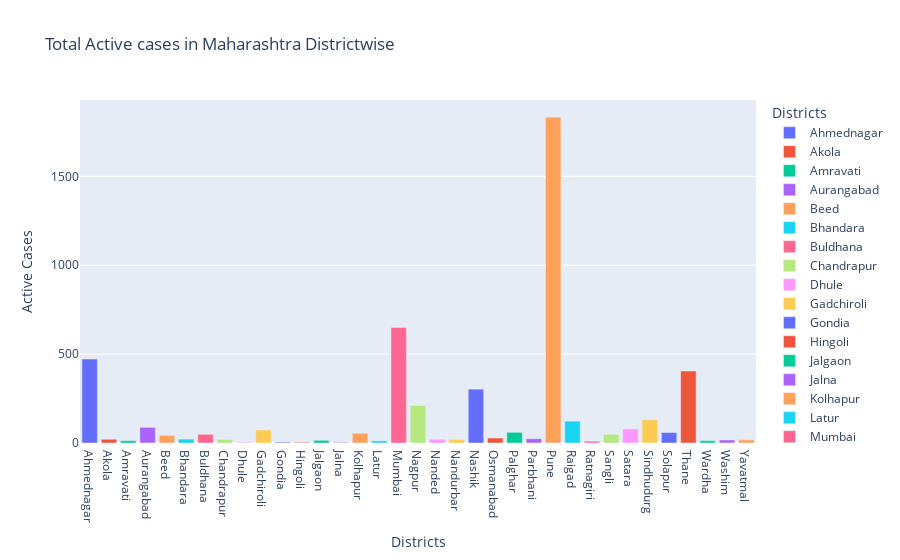

The notebook cell saved with this chart:
### Markdown cell above
**Total Active cases in Maharashtra Districtwise**

### Code cell
fig=px.bar(dataframe,x="Districts",y="Active Cases",title="Total Active cases in Maharashtra Districtwise",color='Districts')
fig.show()

### Figure 1 — Plotly figure (JSON) as saved in the notebook; plotly's stock layout.template omitted (floating-point values rounded to 4 significant figures)
{"data": [{"alignmentgroup": "True", "hovertemplate": "Districts=%{x}<br>Active Cases=%{y}<extra></extra>", "legendgroup": "Ahmednagar", "marker": {"color": "#636efa", "pattern": {"shape": ""}}, "name": "Ahmednagar", "offsetgroup": "Ahmednagar", "orientation": "v", "showlegend": true, "textposition": "auto", "type": "bar", "x": ["Ahmednagar"], "xaxis": "x", "y": [472], "yaxis": "y"}, {"alignmentgroup": "True", "hovertemplate": "Districts=%{x}<br>Active Cases=%{y}<extra></extra>", "legendgroup": "Akola", "marker": {"color": "#EF553B", "pattern": {"shape": ""}}, "name": "Akola", "offsetgroup": "Akola", "orientation": "v", "showlegend": true, "textposition": "auto", "type": "bar", "x": ["Akola"], "xaxis": "x", "y": [21], "yaxis": "y"}, {"alignmentgroup": "True", "hovertemplate": "Districts=%{x}<br>Active Cases=%{y}<extra></extra>", "legendgroup": "Amravati", "marker": {"color": "#00cc96", "pattern": {"shape": ""}}, "name": "Amravati", "offsetgroup": "Amravati", "orientation": "v", "showlegend": true, "textposition": "auto", "type": "bar", "x": ["Amravati"], "xaxis": "x", "y": [13], "yaxis": "y"}, {"alignmentgroup": "True", "hovertemplate": "Districts=%{x}<br>Active Cases=%{y}<extra></extra>", "legendgroup": "Aurangabad", "marker": {"color": "#ab63fa", "pattern": {"shape": ""}}, "name": "Aurangabad", "offsetgroup": "Aurangabad", "orientation": "v", "showlegend": true, "textposition": "auto", "type": "bar", "x": ["Aurangabad"], "xaxis": "x", "y": [88], "yaxis": "y"}, {"alignmentgroup": "True", "hovertemplate": "Districts=%{x}<br>Active Cases=%{y}<extra></extra>", "legendgroup": "Beed", "marker": {"color": "#FFA15A", "pattern": {"shape": ""}}, "name": "Beed", "offsetgroup": "Beed", "orientation": "v", "showlegend": true, "textposition": "auto", "type": "bar", "x": ["Beed"], "xaxis": "x", "y": [43], "yaxis": "y"}, {"alignmentgroup": "True", "hovertemplate": "Districts=%{x}<br>Active Cases=%{y}<extra></extra>", "legendgroup": "Bhandara", "marker": {"color": "#19d3f3", "pattern": {"shape": ""}}, "name": "Bhandara", "offsetgroup": "Bhandara", "orientation": "v", "showlegend": true, "textposition": "auto", "type": "bar", "x": ["Bhandara"], "xaxis": "x", "y": [22], "yaxis": "y"}, {"alignmentgroup": "True", "hovertemplate": "Districts=%{x}<br>Active Cases=%{y}<extra></extra>", "legendgroup": "Buldhana", "marker": {"color": "#FF6692", "pattern": {"shape": ""}}, "name": "Buldhana", "offsetgroup": "Buldhana", "orientation": "v", "showlegend": true, "textposition": "auto", "type": "bar", "x": ["Buldhana"], "xaxis": "x", "y": [49], "yaxis": "y"}, {"alignmentgroup": "True", "hovertemplate": "Districts=%{x}<br>Active Cases=%{y}<extra></extra>", "legendgroup": "Chandrapur", "marker": {"color": "#B6E880", "pattern": {"shape": ""}}, "name": "Chandrapur", "offsetgroup": "Chandrapur", "orientation": "v", "showlegend": true, "textposition": "auto", "type": "bar", "x": ["Chandrapur"], "xaxis": "x", "y": [20], "yaxis": "y"}, {"alignmentgroup": "True", "hovertemplate": "Districts=%{x}<br>Active Cases=%{y}<extra></extra>", "legendgroup": "Dhule", "marker": {"color": "#FF97FF", "pattern": {"shape": ""}}, "name": "Dhule", "offsetgroup": "Dhule", "orientation": "v", "showlegend": true, "textposition": "auto", "type": "bar", "x": ["Dhule"], "xaxis": "x", "y": [4], "yaxis": "y"}, {"alignmentgroup": "True", "hovertemplate": "Districts=%{x}<br>Active Cases=%{y}<extra></extra>", "legendgroup": "Gadchiroli", "marker": {"color": "#FECB52", "pattern": {"shape": ""}}, "name": "Gadchiroli", "offsetgroup": "Gadchiroli", "orientation": "v", "showlegend": true, "textposition": "auto", "type": "bar", "x": ["Gadchiroli"], "xaxis": "x", "y": [73], "yaxis": "y"}, {"alignmentgroup": "True", "hovertemplate": "Districts=%{x}<br>Active Cases=%{y}<extra></extra>", "legendgroup": "Gondia", "marker": {"color": "#636efa", "pattern": {"shape": ""}}, "name": "Gondia", "offsetgroup": "Gondia", "orientation": "v", "showlegend": true, "textposition": "auto", "type": "bar", "x": ["Gondia"], "xaxis": "x", "y": [5], "yaxis": "y"}, {"alignmentgroup": "True", "hovertemplate": "Districts=%{x}<br>Active Cases=%{y}<extra></extra>", "legendgroup": "Hingoli", "marker": {"color": "#EF553B", "pattern": {"shape": ""}}, "name": "Hingoli", "offsetgroup": "Hingoli", "orientation": "v", "showlegend": true, "textposition": "auto", "type": "bar", "x": ["Hingoli"], "xaxis": "x", "y": [4], "yaxis": "y"}, {"alignmentgroup": "True", "hovertemplate": "Districts=%{x}<br>Active Cases=%{y}<extra></extra>", "legendgroup": "Jalgaon", "marker": {"color": "#00cc96", "pattern": {"shape": ""}}, "name": "Jalgaon", "offsetgroup": "Jalgaon", "orientation": "v", "showlegend": true, "textposition": "auto", "type": "bar", "x": ["Jalgaon"], "xaxis": "x", "y": [15], "yaxis": "y"}, {"alignmentgroup": "True", "hovertemplate": "Districts=%{x}<br>Active Cases=%{y}<extra></extra>", "legendgroup": "Jalna", "marker": {"color": "#ab63fa", "pattern": {"shape": ""}}, "name": "Jalna", "offsetgroup": "Jalna", "orientation": "v", "showlegend": true, "textposition": "auto", "type": "bar", "x": ["Jalna"], "xaxis": "x", "y": [4], "yaxis": "y"}, {"alignmentgroup": "True", "hovertemplate": "Districts=%{x}<br>Active Cases=%{y}<extra></extra>", "legendgroup": "Kolhapur", "marker": {"color": "#FFA15A", "pattern": {"shape": ""}}, "name": "Kolhapur", "offsetgroup": "Kolhapur", "orientation": "v", "showlegend": true, "textposition": "auto", "type": "bar", "x": ["Kolhapur"], "xaxis": "x", "y": [55], "yaxis": "y"}, {"alignmentgroup": "True", "hovertemplate": "Districts=%{x}<br>Active Cases=%{y}<extra></extra>", "legendgroup": "Latur", "marker": {"color": "#19d3f3", "pattern": {"shape": ""}}, "name": "Latur", "offsetgroup": "Latur", "orientation": "v", "showlegend": true, "textposition": "auto", "type": "bar", "x": ["Latur"], "xaxis": "x", "y": [12], "yaxis": "y"}, {"alignmentgroup": "True", "hovertemplate": "Districts=%{x}<br>Active Cases=%{y}<extra></extra>", "legendgroup": "Mumbai", "marker": {"color": "#FF6692", "pattern": {"shape": ""}}, "name": "Mumbai", "offsetgroup": "Mumbai", "orientation": "v", "showlegend": true, "textposition": "auto", "type": "bar", "x": ["Mumbai"], "xaxis": "x", "y": [650], "yaxis": "y"}, {"alignmentgroup": "True", "hovertemplate": "Districts=%{x}<br>Active Cases=%{y}<extra></extra>", "legendgroup": "Nagpur", "marker": {"color": "#B6E880", "pattern": {"shape": ""}}, "name": "Nagpur", "offsetgroup": "Nagpur", "orientation": "v", "showlegend": true, "textposition": "auto", "type": "bar", "x": ["Nagpur"], "xaxis": "x", "y": [211], "yaxis": "y"}, {"alignmentgroup": "True", "hovertemplate": "Districts=%{x}<br>Active Cases=%{y}<extra></extra>", "legendgroup": "Nanded", "marker": {"color": "#FF97FF", "pattern": {"shape": ""}}, "name": "Nanded", "offsetgroup": "Nanded", "orientation": "v", "showlegend": true, "textposition": "auto", "type": "bar", "x": ["Nanded"], "xaxis": "x", "y": [21], "yaxis": "y"}, {"alignmentgroup": "True", "hovertemplate": "Districts=%{x}<br>Active Cases=%{y}<extra></extra>", "legendgroup": "Nandurbar", "marker": {"color": "#FECB52", "pattern": {"shape": ""}}, "name": "Nandurbar", "offsetgroup": "Nandurbar", "orientation": "v", "showlegend": true, "textposition": "auto", "type": "bar", "x": ["Nandurbar"], "xaxis": "x", "y": [20], "yaxis": "y"}, {"alignmentgroup": "True", "hovertemplate": "Districts=%{x}<br>Active Cases=%{y}<extra></extra>", "legendgroup": "Nashik", "marker": {"color": "#636efa", "pattern": {"shape": ""}}, "name": "Nashik", "offsetgroup": "Nashik", "orientation": "v", "showlegend": true, "textposition": "auto", "type": "bar", "x": ["Nashik"], "xaxis": "x", "y": [303], "yaxis": "y"}, {"alignmentgroup": "True", "hovertemplate": "Districts=%{x}<br>Active Cases=%{y}<extra></extra>", "legendgroup": "Osmanabad", "marker": {"color": "#EF553B", "pattern": {"shape": ""}}, "name": "Osmanabad", "offsetgroup": "Osmanabad", "orientation": "v", "showlegend": true, "textposition": "auto", "type": "bar", "x": ["Osmanabad"], "xaxis": "x", "y": [28], "yaxis": "y"}, {"alignmentgroup": "True", "hovertemplate": "Districts=%{x}<br>Active Cases=%{y}<extra></extra>", "legendgroup": "Palghar", "marker": {"color": "#00cc96", "pattern": {"shape": ""}}, "name": "Palghar", "offsetgroup": "Palghar", "orientation": "v", "showlegend": true, "textposition": "auto", "type": "bar", "x": ["Palghar"], "xaxis": "x", "y": [60], "yaxis": "y"}, {"alignmentgroup": "True", "hovertemplate": "Districts=%{x}<br>Active Cases=%{y}<extra></extra>", "legendgroup": "Parbhani", "marker": {"color": "#ab63fa", "pattern": {"shape": ""}}, "name": "Parbhani", "offsetgroup": "Parbhani", "orientation": "v", "showlegend": true, "textposition": "auto", "type": "bar", "x": ["Parbhani"], "xaxis": "x", "y": [24], "yaxis": "y"}, {"alignmentgroup": "True", "hovertemplate": "Districts=%{x}<br>Active Cases=%{y}<extra></extra>", "legendgroup": "Pune", "marker": {"color": "#FFA15A", "pattern": {"shape": ""}}, "name": "Pune", "offsetgroup": "Pune", "orientation": "v", "showlegend": true, "textposition": "auto", "type": "bar", "x": ["Pune"], "xaxis": "x", "y": [1833], "yaxis": "y"}, {"alignmentgroup": "True", "hovertemplate": "Districts=%{x}<br>Active Cases=%{y}<extra></extra>", "legendgroup": "Raigad", "marker": {"color": "#19d3f3", "pattern": {"shape": ""}}, "name": "Raigad", "offsetgroup": "Raigad", "orientation": "v", "showlegend": true, "textposition": "auto", "type": "bar", "x": ["Raigad"], "xaxis": "x", "y": [123], "yaxis": "y"}, {"alignmentgroup": "True", "hovertemplate": "Districts=%{x}<br>Active Cases=%{y}<extra></extra>", "legendgroup": "Ratnagiri", "marker": {"color": "#FF6692", "pattern": {"shape": ""}}, "name": "Ratnagiri", "offsetgroup": "Ratnagiri", "orientation": "v", "showlegend": true, "textposition": "auto", "type": "bar", "x": ["Ratnagiri"], "xaxis": "x", "y": [10], "yaxis": "y"}, {"alignmentgroup": "True", "hovertemplate": "Districts=%{x}<br>Active Cases=%{y}<extra></extra>", "legendgroup": "Sangli", "marker": {"color": "#B6E880", "pattern": {"shape": ""}}, "name": "Sangli", "offsetgroup": "Sangli", "orientation": "v", "showlegend": true, "textposition": "auto", "type": "bar", "x": ["Sangli"], "xaxis": "x", "y": [49], "yaxis": "y"}, {"alignmentgroup": "True", "hovertemplate": "Districts=%{x}<br>Active Cases=%{y}<extra></extra>", "legendgroup": "Satara", "marker": {"color": "#FF97FF", "pattern": {"shape": ""}}, "name": "Satara", "offsetgroup": "Satara", "orientation": "v", "showlegend": true, "textposition": "auto", "type": "bar", "x": ["Satara"], "xaxis": "x", "y": [79], "yaxis": "y"}, {"alignmentgroup": "True", "hovertemplate": "Districts=%{x}<br>Active Cases=%{y}<extra></extra>", "legendgroup": "Sindhudurg", "marker": {"color": "#FECB52", "pattern": {"shape": ""}}, "name": "Sindhudurg", "offsetgroup": "Sindhudurg", "orientation": "v", "showlegend": true, "textposition": "auto", "type": "bar", "x": ["Sindhudurg"], "xaxis": "x", "y": [130], "yaxis": "y"}, {"alignmentgroup": "True", "hovertemplate": "Districts=%{x}<br>Active Cases=%{y}<extra></extra>", "legendgroup": "Solapur", "marker": {"color": "#636efa", "pattern": {"shape": ""}}, "name": "Solapur", "offsetgroup": "Solapur", "orientation": "v", "showlegend": true, "textposition": "auto", "type": "bar", "x": ["Solapur"], "xaxis": "x", "y": [59], "yaxis": "y"}, {"alignmentgroup": "True", "hovertemplate": "Districts=%{x}<br>Active Cases=%{y}<extra></extra>", "legendgroup": "Thane", "marker": {"color": "#EF553B", "pattern": {"shape": ""}}, "name": "Thane", "offsetgroup": "Thane", "orientation": "v", "showlegend": true, "textposition": "auto", "type": "bar", "x": ["Thane"], "xaxis": "x", "y": [405], "yaxis": "y"}, {"alignmentgroup": "True", "hovertemplate": "Districts=%{x}<br>Active Cases=%{y}<extra></extra>", "legendgroup": "Wardha", "marker": {"color": "#00cc96", "pattern": {"shape": ""}}, "name": "Wardha", "offsetgroup": "Wardha", "orientation": "v", "showlegend": true, "textposition": "auto", "type": "bar", "x": ["Wardha"], "xaxis": "x", "y": [13], "yaxis": "y"}, {"alignmentgroup": "True", "hovertemplate": "Districts=%{x}<br>Active Cases=%{y}<extra></extra>", "legendgroup": "Washim", "marker": {"color": "#ab63fa", "pattern": {"shape": ""}}, "name": "Washim", "offsetgroup": "Washim", "orientation": "v", "showlegend": true, "textposition": "auto", "type": "bar", "x": ["Washim"], "xaxis": "x", "y": [17], "yaxis": "y"}, {"alignmentgroup": "True", "hovertemplate": "Districts=%{x}<br>Active Cases=%{y}<extra></extra>", "legendgroup": "Yavatmal", "marker": {"color": "#FFA15A", "pattern": {"shape": ""}}, "name": "Yavatmal", "offsetgroup": "Yavatmal", "orientation": "v", "showlegend": true, "textposition": "auto", "type": "bar", "x": ["Yavatmal"], "xaxis": "x", "y": [18], "yaxis": "y"}], "layout": {"barmode": "relative", "legend": {"title": {"text": "Districts"}, "tracegroupgap": 0}, "title": {"text": "Total Active cases in Maharashtra Districtwise"}, "xaxis": {"anchor": "y", "categoryarray": ["Ahmednagar", "Akola", "Amravati", "Aurangabad", "Beed", "Bhandara", "Buldhana", "Chandrapur", "Dhule", "Gadchiroli", "Gondia", "Hingoli", "Jalgaon", "Jalna", "Kolhapur", "Latur", "Mumbai", "Nagpur", "Nanded", "Nandurbar", "Nashik", "Osmanabad", "Palghar", "Parbhani", "Pune", "Raigad", "Ratnagiri", "Sangli", "Satara", "Sindhudurg", "Solapur", "Thane", "Wardha", "Washim", "Yavatmal"], "categoryorder": "array", "domain": [0, 1], "title": {"text": "Districts"}}, "yaxis": {"anchor": "x", "domain": [0, 1], "title": {"text": "Active Cases"}}}}
